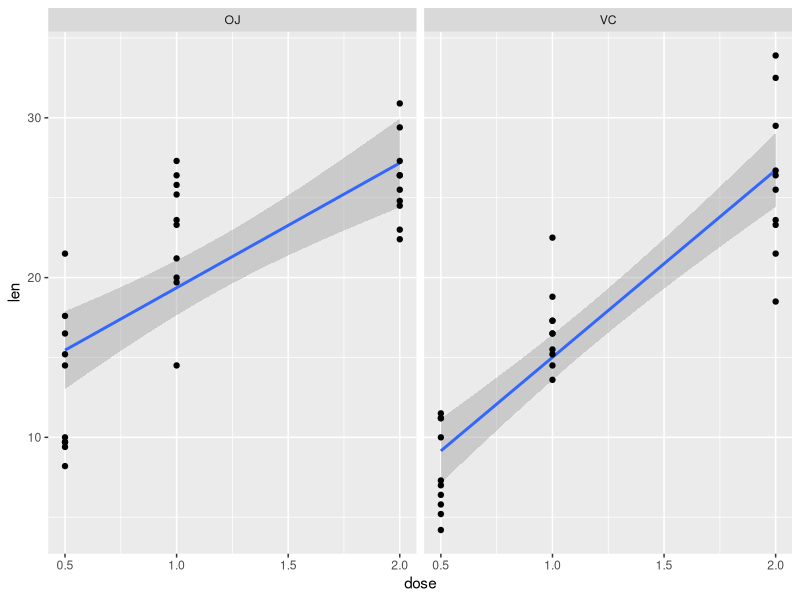
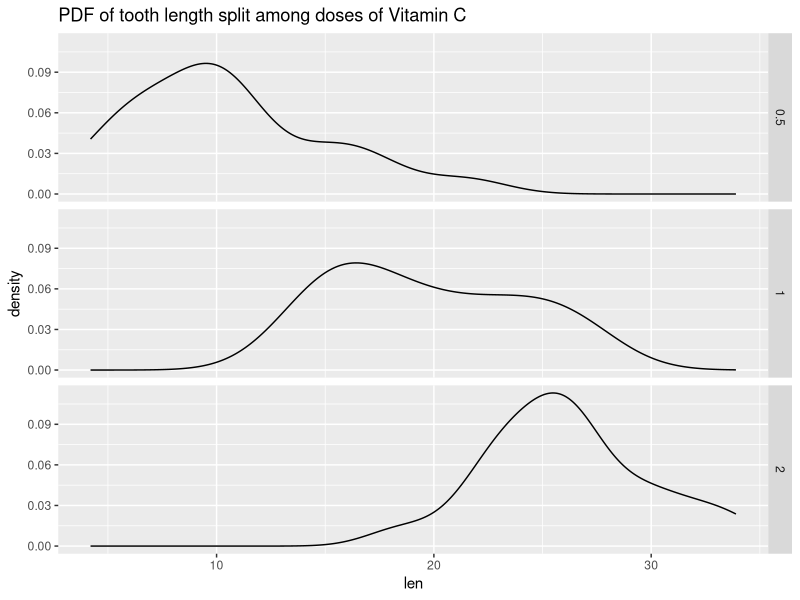

The R source for these figures, in order:
## ---- chunk 1
library(ggplot2)
library(datasets)
data("ToothGrowth")
## ---- chunk 2
str(ToothGrowth)
sum(is.na(ToothGrowth))
summary(ToothGrowth)
## ---- chunk 3
ggplot(ToothGrowth, aes(dose, len))+
         geom_smooth(method = "lm")+
         geom_point()+
         facet_grid(.~supp)
## ---- chunk 4
ggplot(ToothGrowth, aes(len))+
        geom_density()+
        facet_grid(dose~.)+
        ggtitle("PDF of tooth length split among doses of Vitamin C")
## ---- chunk 5
t.test(len ~ supp, data = ToothGrowth, var.equal = F, alternative = "two.sided")
## ---- chunk 6
#subset by dose
tg_low <- subset(ToothGrowth$len, ToothGrowth$dose == 0.5)
tg_mid <- subset(ToothGrowth$len, ToothGrowth$dose == 1.0)
tg_hi <- subset(ToothGrowth$len, ToothGrowth$dose == 2.0)
plm <- t.test(tg_low, tg_mid)$p.value
plh <- t.test(tg_low, tg_hi)$p.value
pmh <- t.test(tg_hi, tg_mid)$p.value
uncorr_p <- c(p_low_mid = plm, p_low_hi = plh, p_mid_hi = pmh)
corr_p <- 3*uncorr_p
corr_p
